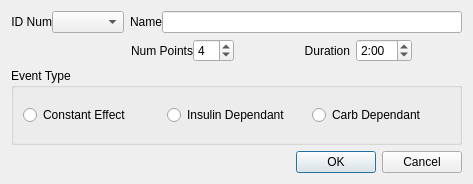
<?xml version="1.0" encoding="UTF-8"?>
<ui version="4.0">
 <class>CustomEventDefineGui</class>
 <widget class="QDialog" name="CustomEventDefineGui">
  <property name="geometry">
   <rect>
    <x>0</x>
    <y>0</y>
    <width>473</width>
    <height>184</height>
   </rect>
  </property>
  <property name="windowTitle">
   <string notr="true">Define Custom Event</string>
  </property>
  <layout class="QVBoxLayout" name="verticalLayout">
   <item>
    <layout class="QHBoxLayout" name="horizontalLayout_6">
     <item>
      <layout class="QHBoxLayout" name="horizontalLayout_4">
       <property name="spacing">
        <number>0</number>
       </property>
       <item>
        <widget class="QLabel" name="label">
         <property name="text">
          <string>ID Num</string>
         </property>
         <property name="alignment">
          <set>Qt::AlignRight|Qt::AlignTrailing|Qt::AlignVCenter</set>
         </property>
        </widget>
       </item>
       <item>
        <widget class="QComboBox" name="idNumEdit">
         <property name="sizePolicy">
          <sizepolicy hsizetype="Maximum" vsizetype="Fixed">
           <horstretch>0</horstretch>
           <verstretch>0</verstretch>
          </sizepolicy>
         </property>
        </widget>
       </item>
      </layout>
     </item>
     <item>
      <layout class="QHBoxLayout" name="horizontalLayout_5">
       <property name="spacing">
        <number>0</number>
       </property>
       <item>
        <widget class="QLabel" name="label_2">
         <property name="text">
          <string>Name</string>
         </property>
         <property name="alignment">
          <set>Qt::AlignRight|Qt::AlignTrailing|Qt::AlignVCenter</set>
         </property>
        </widget>
       </item>
       <item>
        <widget class="QLineEdit" name="nameEdit"/>
       </item>
      </layout>
     </item>
    </layout>
   </item>
   <item>
    <layout class="QHBoxLayout" name="horizontalLayout_7">
     <item>
      <layout class="QHBoxLayout" name="horizontalLayout_2">
       <property name="spacing">
        <number>0</number>
       </property>
       <property name="leftMargin">
        <number>50</number>
       </property>
       <item>
        <widget class="QLabel" name="label_3">
         <property name="text">
          <string>Num Points</string>
         </property>
         <property name="alignment">
          <set>Qt::AlignRight|Qt::AlignTrailing|Qt::AlignVCenter</set>
         </property>
        </widget>
       </item>
       <item>
        <widget class="QSpinBox" name="numPointsEdit">
         <property name="sizePolicy">
          <sizepolicy hsizetype="Maximum" vsizetype="Preferred">
           <horstretch>0</horstretch>
           <verstretch>0</verstretch>
          </sizepolicy>
         </property>
         <property name="minimum">
          <number>2</number>
         </property>
         <property name="value">
          <number>4</number>
         </property>
        </widget>
       </item>
      </layout>
     </item>
     <item>
      <layout class="QHBoxLayout" name="horizontalLayout_3">
       <property name="rightMargin">
        <number>50</number>
       </property>
       <item>
        <widget class="QLabel" name="label_4">
         <property name="sizePolicy">
          <sizepolicy hsizetype="Minimum" vsizetype="Preferred">
           <horstretch>0</horstretch>
           <verstretch>0</verstretch>
          </sizepolicy>
         </property>
         <property name="text">
          <string>Duration</string>
         </property>
         <property name="alignment">
          <set>Qt::AlignRight|Qt::AlignTrailing|Qt::AlignVCenter</set>
         </property>
        </widget>
       </item>
       <item>
        <widget class="QTimeEdit" name="timeEdit">
         <property name="sizePolicy">
          <sizepolicy hsizetype="Maximum" vsizetype="Fixed">
           <horstretch>0</horstretch>
           <verstretch>0</verstretch>
          </sizepolicy>
         </property>
         <property name="maximumTime">
          <time>
           <hour>11</hour>
           <minute>59</minute>
           <second>59</second>
          </time>
         </property>
         <property name="displayFormat">
          <string>h:mm</string>
         </property>
         <property name="time">
          <time>
           <hour>2</hour>
           <minute>0</minute>
           <second>0</second>
          </time>
         </property>
        </widget>
       </item>
      </layout>
     </item>
    </layout>
   </item>
   <item>
    <widget class="QGroupBox" name="">
     <property name="title">
      <string>Event Type</string>
     </property>
     <layout class="QHBoxLayout" name="horizontalLayout">
      <item>
       <widget class="QRadioButton" name="constantButton">
        <property name="text">
         <string>Constant Effect</string>
        </property>
       </widget>
      </item>
      <item>
       <widget class="QRadioButton" name="insulinButton">
        <property name="text">
         <string>Insulin Dependant</string>
        </property>
       </widget>
      </item>
      <item>
       <widget class="QRadioButton" name="carbButton">
        <property name="text">
         <string>Carb Dependant</string>
        </property>
       </widget>
      </item>
     </layout>
    </widget>
   </item>
   <item>
    <widget class="QDialogButtonBox" name="buttonBox">
     <property name="standardButtons">
      <set>QDialogButtonBox::Cancel|QDialogButtonBox::Ok</set>
     </property>
    </widget>
   </item>
  </layout>
 </widget>
 <resources/>
 <connections/>
</ui>
